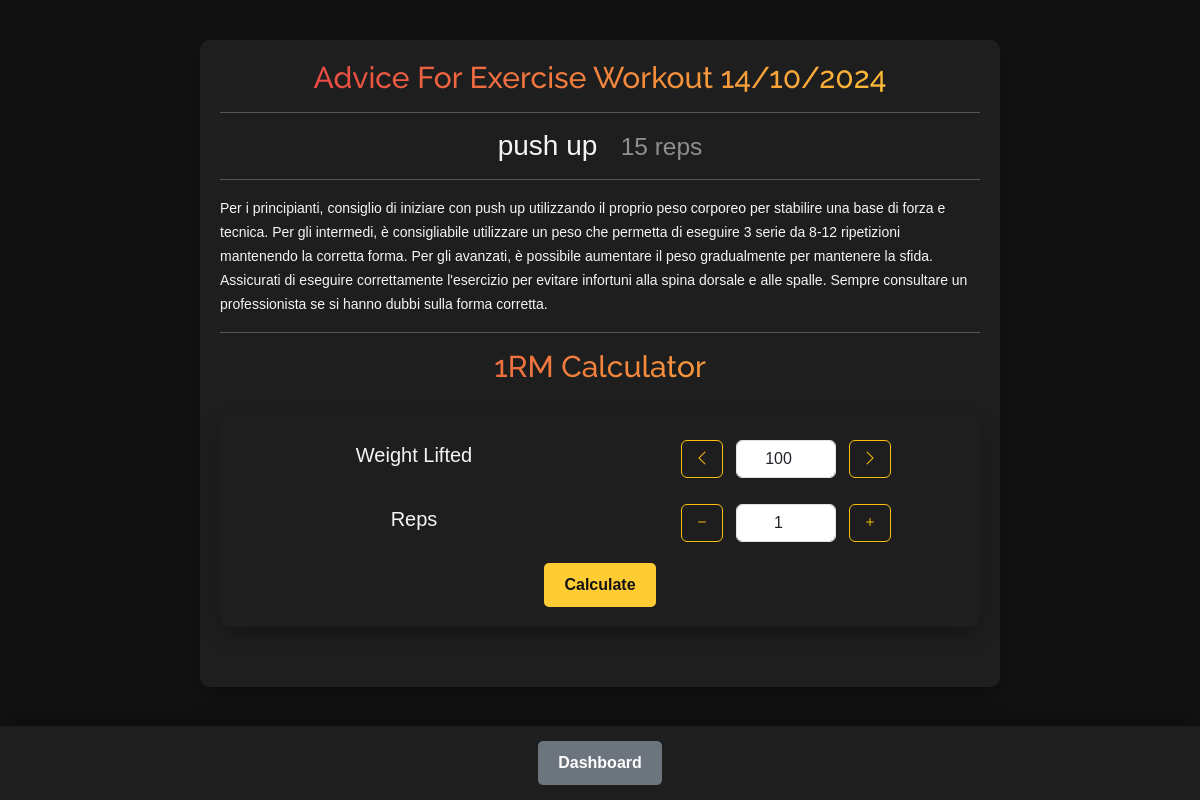
The app's page /exercise/info/3 (signed in) with its own data.
### app.py (models this page shows)
class Exercise(db.Model):
    id = db.Column(db.Integer, primary_key=True)
    name = db.Column(db.String(50), nullable=True)
    weight_percentage = db.Column(db.Integer, nullable=True)
    rpe = db.Column(db.Integer, nullable=True)
    repetitions = db.Column(db.String(20), nullable=True)
    time = db.Column(db.String(20), nullable=True)
    note = db.Column(db.String(150), nullable=True)
    weight = db.Column(db.Float, nullable=True)
    score = db.Column(db.String(50), nullable=True)
    advice = db.Column(db.String(2000), nullable=True)
    equipment = db.Column(db.String(50), nullable=True)
    date = db.Column(db.DateTime, default=datetime.now)
    workout_id = db.Column(db.Integer, db.ForeignKey('workout.id'), nullable=False)
    def get_workout(self):
        w = Workout.query.get_or_404(self.workout_id)
        return w

### app.py (the view, shortened to what this page needs)
@app.route('/exercise/info/<int:id>', methods=['GET'])
@login_required
def exercise_info(id):
    exercise = Exercise.query.get_or_404(id)
    if 'back squat' in exercise.name: key = 'squat'
    elif 'front squat' in exercise.name: key = 'front squat'
    elif 'push press' in exercise.name: key = 'push press'
    elif 'push jerk' in exercise.name: key = 'push jerk'
    elif 'strict press' in exercise.name: key = 'strict press'
    elif 'split jerk' in exercise.name: key = 'split jerk'
    elif 'deadlift' in exercise.name: key = 'squat'
    elif 'bench press' in exercise.name: key = 'bench press'
    else: key = exercise.name
    exercises = Exercise.query.filter(Exercise.name.icontains(key), Exercise.id != id).order_by(Exercise.date.desc()).all()
    history = ''
    if exercise.advice == None:
        exercise.advice = get_exercise_suggestion(exercise.name, history)
        w = exercise.get_workout()
        logger(current_user.id,'Get advice for exercise '+exercise.name+' workout '+w.date.strftime('%d-%m-%Y'))
        db.session.commit()
    return render_template('exercise_info.html',
                        title=('Adivice'),
                        advice = exercise.advice,
                        exercise = exercise,
                        exercises = exercises,
                        history = history,
                        workout = exercise.get_workout())

### app.py (called while the page is built)
@login_manager.user_loader
def load_user(user_id):
    return User.query.get(int(user_id))

### templates/exercise_info.html (shortened to what this page needs)
{% extends "base.html" %}
{% from 'bootstrap5/form.html' import render_field %}
{% block content %}
<div class="container">
    <h1 class="text-center mb-3">Advice For Exercise Workout {{ workout.date.strftime('%d/%m/%Y') }}</h1>
    <hr>
    <h3 class="text-center">
        {{exercise.name}}  &nbsp; <small class="text-center text-white-50"> {{ exercise.repetitions }}</small>
    </h3>
    <hr>
    <p>
        <small>
            {{advice}}
        </small>
    </p>
    <hr>
    {% include "rm_calculator.html" %}
</div>
<div class="bottom-bar">
    <a class="btn btn-back btn-block" href="{{ url_for('dashboard') }}" role="button" aria-expanded="false">Dashboard</a>
</div>
{% endblock %}

### templates/base.html (style rules this page uses)
body { font-family: 'Arial', sans-serif; background-color: #121212; color: #f5f5f5; }
.container { max-width: 800px; margin: 40px auto; background-color: #1e1e1e; padding: 20px; border-radius: 10px; box-shadow: 0 8px 20px rgba(0, 0, 0, 0.3); }
h1 { text-align: center; font-size: 3rem; font-family: 'Raleway', sans-serif; background: linear-gradient(90deg, #e63946, #ffcc33); -webkit-background-clip: text; color: transparent; margin-bottom: 30px; }
.bottom-bar { position: fixed; bottom: 0; left: 0; width: 100%; background-color: #1e1e1e; padding: 15px; box-shadow: 0 -5px 15px rgba(0, 0, 0, 0.3); text-align: center; }
.btn-back { background-color: #6c757d; color: #ffffff; font-weight: bold; border: none; border-radius: 5px; padding: 10px 20px; font-size: 1rem; transition: background-color 0.3s ease; }

### templates/exercise_info.html (style rules this page uses)
h1 { font-size: 30px; }

### records on screen
Exercise: name "push up", repetitions "15 reps", advice "Per i principianti, consiglio di iniziare con push up utilizzando il proprio peso corporeo per stabilire una base di forza e tecnica. Per gli intermedi, è consigliabile utilizzare un peso che permetta di eseguire 3 serie da 8-12 ripetizioni mantenendo la corretta forma. Per gli avanzati, è possibile aumentare il peso gradualmente per mantenere la sfida. Assicurati di eseguire correttamente l'esercizio per evitare infortuni alla spina dorsale e alle spalle. Sempre consultare un professionista se si hanno dubbi sulla forma corretta."
